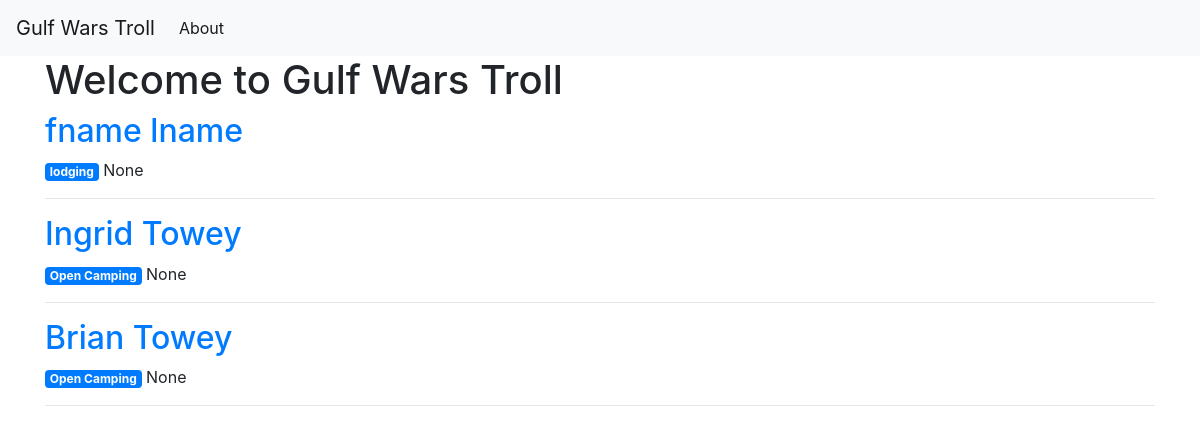
Before: / with the older database file.
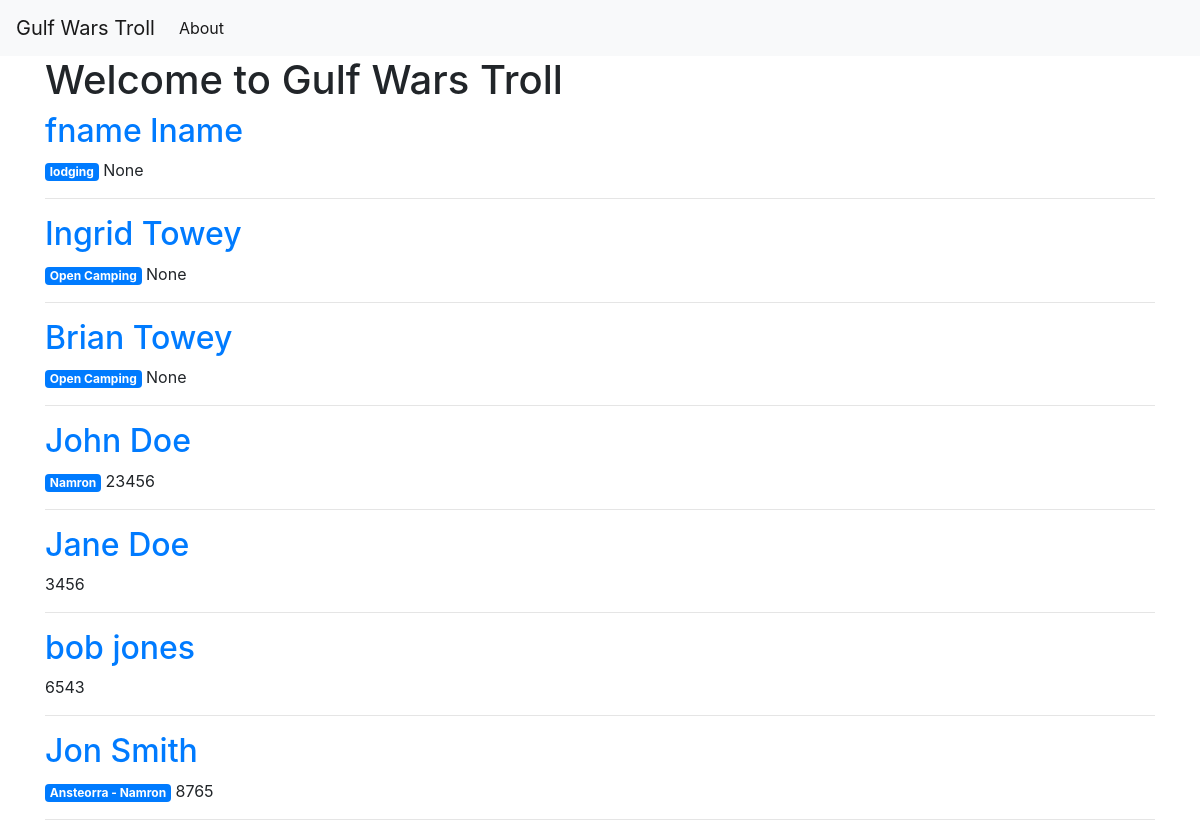
After: the same page with the newer database file.
### tables this page shows
CREATE TABLE registrations (
    id INTEGER PRIMARY KEY AUTOINCREMENT,
    regdate TIMESTAMP NOT NULL DEFAULT CURRENT_TIMESTAMP,
    checkin TIMESTAMP,
    regid INTEGER,
    badgeid INTEGER,
    fname TEXT NOT NULL,
    lname TEXT NOT NULL,
    scaname TEXT,
    lodging TEXT NOT NULL
);

### app.py (the view)
@app.route('/')
def index():
    conn = get_db_connection()
    registrations = conn.execute('SELECT * FROM registrations').fetchall()
    conn.close()
    return render_template('index.html', registrations=registrations)

### app.py (called while the page is built)
def get_db_connection():
    conn = sqlite3.connect('database.db')
    conn.row_factory = sqlite3.Row
    return conn

### templates/index.html
{% extends 'base.html' %}
{% block content %}
    <h1>{% block title %} Welcome to Gulf Wars Troll {% endblock %}</h1>
{% for reg in registrations %}
    <a href="{{ url_for('reg', reg_id=reg['id']) }}">
        <h2>{{ reg['fname'] }}  {{ reg['lname'] }}</h2>
    </a>
    <span class="badge badge-primary">{{ reg['lodging'] }}</span>
    {{ reg['badgeid'] }}
    <hr>
{% endfor %}
{% endblock %}

### templates/base.html (shortened to what this page needs)
<!doctype html>
<html lang="en">
  <head>
    <link rel="stylesheet" href="https://stackpath.bootstrapcdn.com/bootstrap/4.3.1/css/bootstrap.min.css">
  </head>
  <body>
    <nav class="navbar navbar-expand-md navbar-light bg-light">
        <a class="navbar-brand" href="{{ url_for('index')}}">Gulf Wars Troll</a>
        <div class="collapse navbar-collapse" id="navbarNav">
            <ul class="navbar-nav">
            <li class="nav-item active">
                <a class="nav-link" href="#">About</a>
            </li>
            </ul>
        </div>
    </nav>
    <div class="container">
        {% block content %} {% endblock %}
    </div>
  </body>
</html>

Changed rows visible on the page:
added registrations: fname "John", lname "Doe", lodging "Namron", badgeid "23456"
added registrations: fname "Jane", lname "Doe", badgeid "3456"
added registrations: fname "bob", lname "jones", badgeid "6543"
added registrations: fname "Jon", lname "Smith", lodging "Ansteorra - Namron", badgeid "8765"
